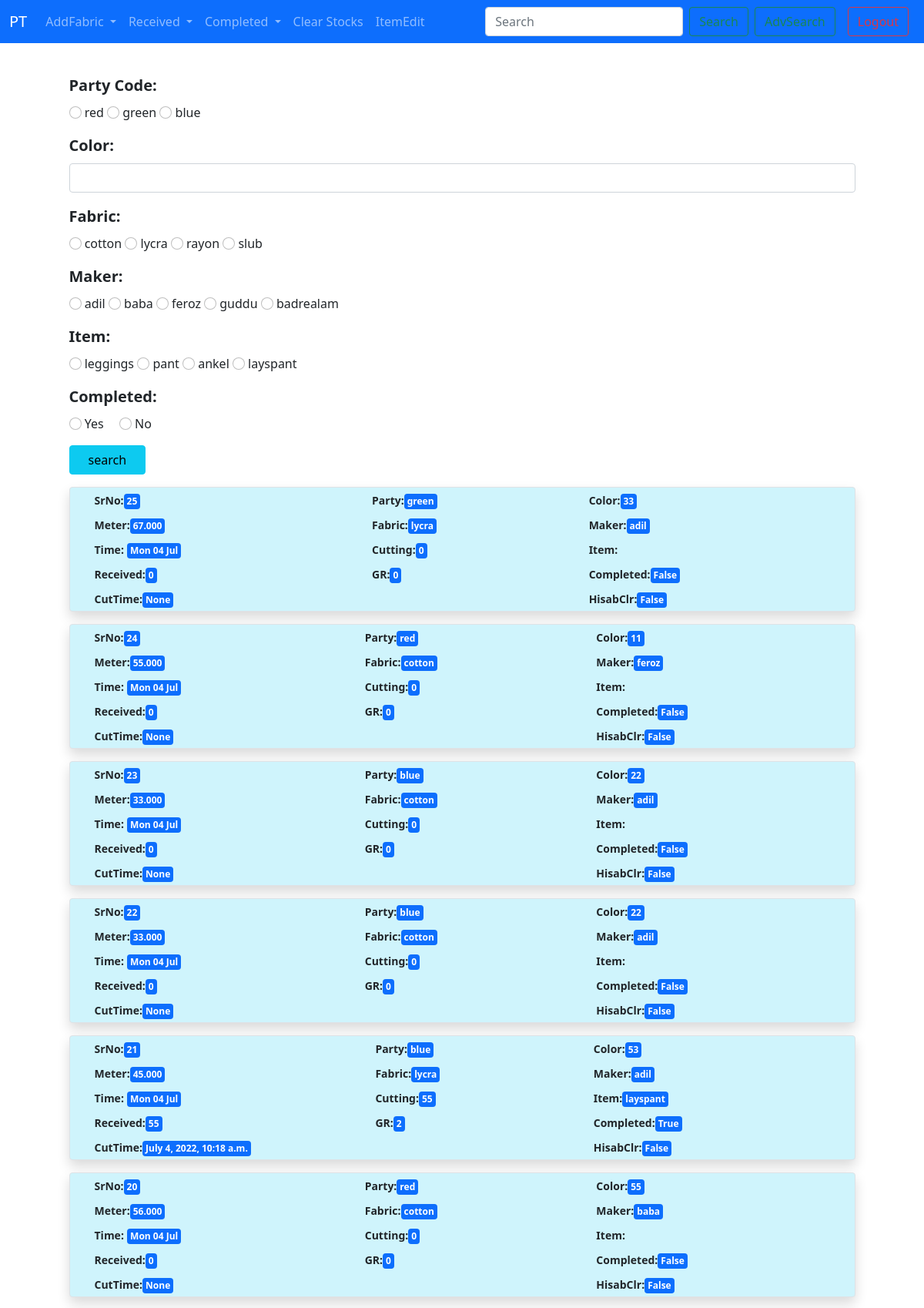
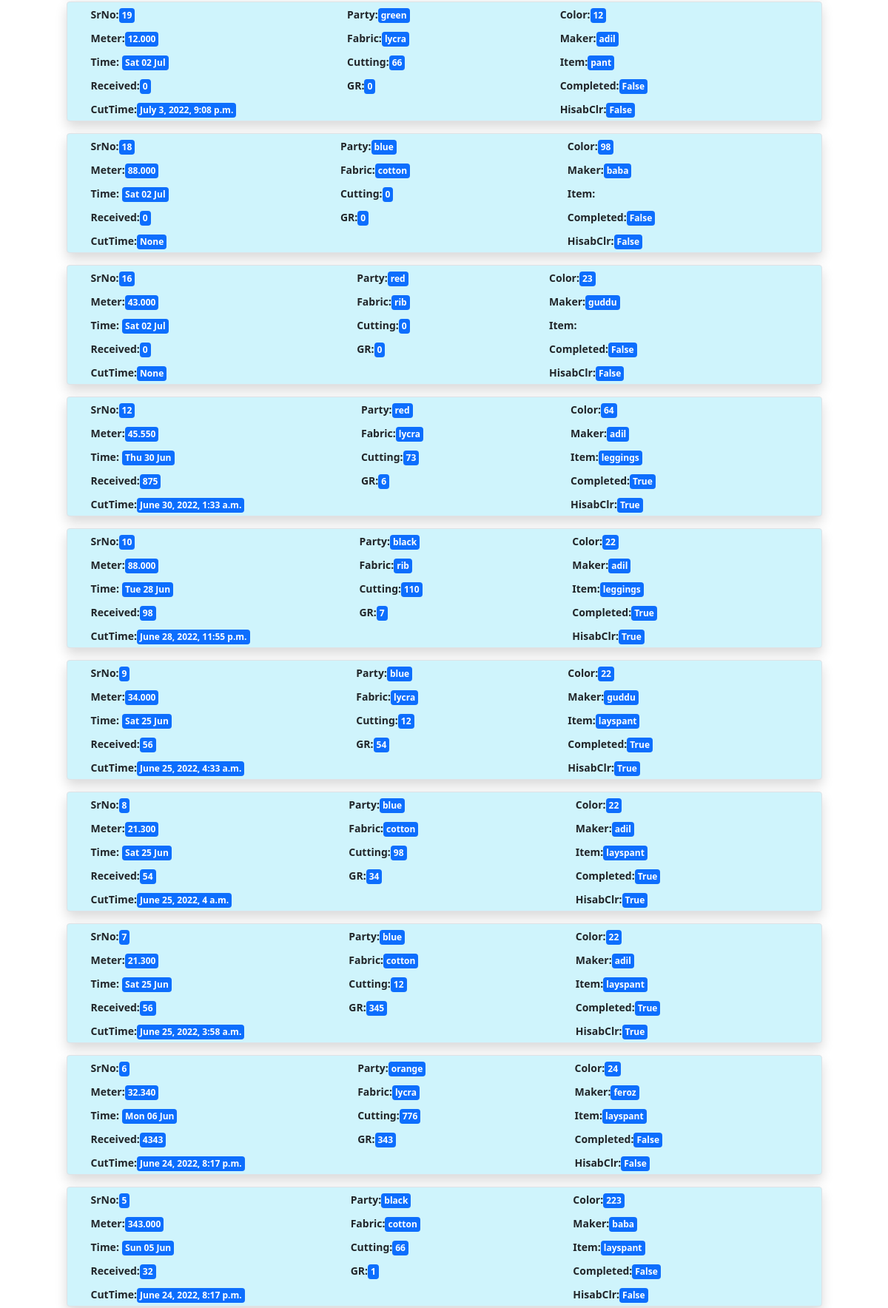
Screenshot of /advsearch/ (signed in, upper part) with the database file from the repository (2 pictures, top to bottom).
### stocks/models.py (models this page shows, shortened)
class Partycodes(models.Model):
    partycode = models.CharField(max_length=20)

class Fabnames(models.Model):
    fabname = models.CharField(max_length=20)

class Makers(models.Model):
    maker = models.CharField(max_length=20)

class Items(models.Model):
    maker = models.ManyToManyField(Makers)
    item = models.CharField(max_length=20)
    rate = models.DecimalField(max_digits=6,decimal_places=2)

class Fabrics(models.Model):
    partycode = models.CharField(max_length=10,)
    color = models.PositiveIntegerField()
    meter = models.DecimalField(max_digits=6, decimal_places=3)
    fabric = models.CharField(max_length=20)
    maker = models.CharField(max_length=15)
    time = models.DateTimeField(default=datetime.now())
    cutting = models.PositiveIntegerField(default=0)
    item = models.CharField(max_length=20,blank=True)
    cut_time = models.DateTimeField(null=True)
    rec_pcs = models.PositiveIntegerField(default=0)
    gr_pcs = models.PositiveIntegerField(default=0)
    completed = models.BooleanField(default=False)
    hsb_clr = models.BooleanField(default=False)

### stocks/views.py (the view)
# urls.py: path('advsearch/', views.advsearch,name='advsearch'),
@user_passes_test(lambda u: u.is_superuser)
def advsearch(request):
    if request.method == 'POST':
        partycode = request.POST.get('partycode')
        color = request.POST['color']
        fabric = request.POST.get('fabname')
        maker = request.POST.get('maker')
        item = request.POST.get('item')
        completed = request.POST.get('completed')
        if partycode != None:
            fabspartycode = Fabrics.objects.filter(partycode=partycode)
        else:
            fabspartycode = Fabrics.objects.all()
        if color != "":
            fabscolor = Fabrics.objects.filter(color__icontains=color)
        else:
            fabscolor = Fabrics.objects.all()
        if fabric != None:
            fabsfabric = Fabrics.objects.filter(fabric=fabric)
        else:
            fabsfabric = Fabrics.objects.all()
        if maker != None:
            fabsmaker = Fabrics.objects.filter(maker=maker)
        else:
            fabsmaker = Fabrics.objects.all()
        if item != None:
            print(item)
            fabsitem = Fabrics.objects.filter(item=item)
            print(fabsitem)
        else:
            fabsitem = Fabrics.objects.all()
        if completed != None:
            fabscompleted = Fabrics.objects.filter(completed=completed)
        else:
            fabscompleted = Fabrics.objects.all()
        fabs = fabscolor.intersection(fabspartycode,fabsfabric,fabsmaker,fabsitem,fabscompleted)
    else:
        fabs=Fabrics.objects.all()
    makers=Makers.objects.all()
    items=Items.objects.all()
    partycodes=Partycodes.objects.all()
    fabnames=Fabnames.objects.all()
    return render(request,'advsearch.html',{'fabs':fabs,'makers':makers,'items':items,'partycodes':partycodes,'fabnames':fabnames})

### templates/advsearch.html (shortened to what this page needs)
{% extends 'base.html' %}
{% load crispy_forms_filters %}
{% block body %}
<div class="container">
  <div class="row justify-content-center">
    <div class="col-sm-11 form-group">
      <form action="/advsearch/" method='POST' class='mt-4'>
          <label class="form-label fw-bold fs-5">Party Code:</label>
          <div class='justify-content-around'>
            {% for m in partycodes %}
            <input class="form-check-input" value="{{m.partycode}}" type="radio" name="partycode" id="{{m.partycode}}">
            <label class="form-check-label" for="{{m.partycode}}">{{m.partycode}}</label>
            {% endfor %}
        </div>
        <div class="mb-3">
            <label class="form-label fw-bold fs-5 mt-3" for="color1">Color:</label>
            <input type="number" class="form-control" id="color1" name='color'>
        </div>
        <label class="form-label fw-bold fs-5">Fabric:</label>
        <div>
          {% for m in fabnames %}
          <input class="form-check-input" value="{{m.fabname}}" type="radio" name="fabname" id="{{m.fabname}}">
          <label class="form-check-label" for="{{m.fabname}}">{{m.fabname}}</label>
          {% endfor %}
        </div>
        <label class="form-label fw-bold fs-5 mt-3">Maker:</label>
        <div>
          {% for m in makers %}
          <input class="form-check-input" value="{{m.maker}}" type="radio" name="maker" id="{{m.maker}}">
          <label class="form-check-label" for="{{m.maker}}">{{m.maker}}</label>
          {% endfor %}
        </div>
        <label class="form-label fw-bold fs-5 mt-3">Item:</label>
        <div>
          {% for m in items %}
          <input class="form-check-input" value="{{m.item}}" type="radio" name="item" id="{{m.item}}">
          <label class="form-check-label" for="{{m.item}}">{{m.item}}</label>
          {% endfor %}
        </div>
        <label class="form-label fw-bold fs-5 mt-3">Completed:</label>
        <div>
          <input class="form-check-input" value='True' type="radio" name="completed" id="completed1">
          <label class="form-check-label me-3" for="completed">Yes</label>
          <input class="form-check-input" value='False' type="radio" name="completed" id="completed2">
          <label class="form-check-label" for="completed">No</label>
        </div>
        <input type="submit" class='btn btn-info my-3 px-4' value="search">
      </form>
      <div class='table-responsive-md'>
        {% if request.user_agent.is_mobile %}
        <table class="table table-hover ">
          <thead>
            <tr>
              <th scope="col">Sr No</th>
              <th scope="col">PartyCode</th>
              <th scope="col">Color</th>
              <th scope="col">Meter</th>
              <th scope="col">Fabric</th>
              <th scope="col">Maker</th>
              <th scope="col">Time</th>
              <th scope="col">Cutting</th>
              <th scope="col">Timing</th>
              <th scope="col">Item</th>
              <th scope="col">Received</th>
              <th scope="col">GR</th>
              <th scope="col">Completed</th>
              <th scope="col">HisabClear</th>
            </tr>
          </thead>
          <tbody>
            {% for fab in fabs reversed %}
            <tr>
              <th scope="row">{{fab.id}}</th>
              <td>{{fab.partycode}}</td>
              <td>{{fab.color}}</td>
              <td>{{fab.meter}}</td>
              <td>{{fab.fabric}}</td>
              <td>{{fab.maker}}</td>
              <td>{{fab.time}}</td>
              <td>{{fab.cutting}}</td>
              <td>{{fab.cut_time}}</td>
              <td>{{fab.item}}</td>
              <td>{{fab.rec_pcs}}</td>
              <td>{{fab.gr_pcs}}</td>
              <td>{{fab.completed}}</td>
              <td>{{fab.hsb_clr}}</td>
            </tr>
            {% endfor %}
          </tbody>
        </table>
        {% else %}
        {% for fab in fabs reversed %}
        <div class="col-12 border alert alert-info shadow p-0 fw-bold">
          <table class="table table-borderless ms-md-4 m-0">
            <tbody>
              <tr>
                <td class='py-1'><small>SrNo:</small><button class='badge bg-primary border-0 p-1'>{{fab.id}}</button></td>
                <td class='py-1'><small>Party:</small><button class='badge bg-primary border-0 p-1'>{{fab.partycode}}</button></td>
                <td class='py-1'><small>Color:</small><button class='badge bg-primary border-0 p-1'>{{fab.color}}</button></td>
              </tr>
              <tr>
                <td class='py-1'><small>Meter:</small><button class='badge bg-primary border-0 p-1'>{{fab.meter}}</button></td>
                <td class='py-1'><small>Fabric:</small><button class='badge bg-primary border-0 p-1'>{{fab.fabric}}</button></td>
                <td class='py-1'><small>Maker:</small><button class='badge bg-primary border-0 p-1'>{{fab.maker}}</button></td>
              </tr>
              <tr>
                <td class='py-1'><small>Time:</small> <button class='badge bg-primary border-0 p-1'>{{fab.time|date:"D d M"}}</button></td>
                <td class='py-1'><small>Cutting:</small><button class='badge bg-primary border-0 p-1'>{{fab.cutting}}</button></td>
                <td class='py-1'><small>Item:</small><button class='badge bg-primary border-0 p-1'>{{fab.item}}</button></td>
              </tr>
              <tr>
                <td class='py-1'><small>Received:</small><button class='badge bg-primary border-0 p-1'>{{fab.rec_pcs}}</button></td>
                <td class='py-1'><small>GR:</small><button class='badge bg-primary border-0 p-1'>{{fab.gr_pcs}}</button></td>
                <td class='py-1'><small>Completed:</small><button class='badge bg-primary border-0 p-1'>{{fab.completed}}</button></td>
              </tr>
              <tr>
                <td colspan='2' class='py-1'><small>CutTime:</small><button class='badge bg-primary border-0 p-1'> {{fab.cut_time}}</button></td>
                <td class='py-1'><small>HisabClr:</small><button class='badge bg-primary border-0 p-1'>{{fab.hsb_clr}}</button></td>
              </tr>
            </tbody>
          </table>
        </div>
        {% endfor %}
        {% endif %}
      </div>
    </div>
  </div>
</div>
{% endblock body %}

### rows the page displays
Partycodes: partycode "red"
Partycodes: partycode "green"
Partycodes: partycode "blue"
Fabnames: fabname "cotton"
Fabnames: fabname "lycra"
Fabnames: fabname "rayon"
Fabnames: fabname "slub"
Makers: maker "adil"
Makers: maker "baba"
Makers: maker "feroz"
Makers: maker "guddu"
Makers: maker "badrealam"
Items: item "leggings"
Items: item "pant"
Items: item "ankel"
Items: item "layspant"
Fabrics: id "25", partycode "green", color "33", meter "67.000", fabric "lycra", maker "adil", time "Mon 04 Jul", cutting "0", rec_pcs "0", gr_pcs "0", completed "False", cut_time "None", hsb_clr "False"
Fabrics: id "24", partycode "red", color "11", meter "55.000", fabric "cotton", maker "feroz", time "Mon 04 Jul", cutting "0", rec_pcs "0", gr_pcs "0", completed "False", cut_time "None", hsb_clr "False"
Fabrics: id "23", partycode "blue", color "22", meter "33.000", fabric "cotton", maker "adil", time "Mon 04 Jul", cutting "0", rec_pcs "0", gr_pcs "0", completed "False", cut_time "None", hsb_clr "False"
Fabrics: id "22", partycode "blue", color "22", meter "33.000", fabric "cotton", maker "adil", time "Mon 04 Jul", cutting "0", rec_pcs "0", gr_pcs "0", completed "False", cut_time "None", hsb_clr "False"
Fabrics: id "21", partycode "blue", color "53", meter "45.000", fabric "lycra", maker "adil", time "Mon 04 Jul", cutting "55", item "layspant", rec_pcs "55", gr_pcs "2", completed "True", cut_time "July 4, 2022, 10:18 a.m.", hsb_clr "False"
Fabrics: id "20", partycode "red", color "55", meter "56.000", fabric "cotton", maker "baba", time "Mon 04 Jul", cutting "0", rec_pcs "0", gr_pcs "0", completed "False", cut_time "None", hsb_clr "False"
Fabrics: id "19", partycode "green", color "12", meter "12.000", fabric "lycra", maker "adil", time "Sat 02 Jul", cutting "66", item "pant", rec_pcs "0", gr_pcs "0", completed "False", cut_time "July 3, 2022, 9:08 p.m.", hsb_clr "False"
Fabrics: id "18", partycode "blue", color "98", meter "88.000", fabric "cotton", maker "baba", time "Sat 02 Jul", cutting "0", rec_pcs "0", gr_pcs "0", completed "False", cut_time "None", hsb_clr "False"
Fabrics: id "16", partycode "red", color "23", meter "43.000", fabric "rib", maker "guddu", time "Sat 02 Jul", cutting "0", rec_pcs "0", gr_pcs "0", completed "False", cut_time "None", hsb_clr "False"
Fabrics: id "12", partycode "red", color "64", meter "45.550", fabric "lycra", maker "adil", time "Thu 30 Jun", cutting "73", item "leggings", rec_pcs "875", gr_pcs "6", completed "True", cut_time "June 30, 2022, 1:33 a.m.", hsb_clr "True"
Fabrics: id "10", partycode "black", color "22", meter "88.000", fabric "rib", maker "adil", time "Tue 28 Jun", cutting "110", item "leggings", rec_pcs "98", gr_pcs "7", completed "True", cut_time "June 28, 2022, 11:55 p.m.", hsb_clr "True"
Fabrics: id "9", partycode "blue", color "22", meter "34.000", fabric "lycra", maker "guddu", time "Sat 25 Jun", cutting "12", item "layspant", rec_pcs "56", gr_pcs "54", completed "True", cut_time "June 25, 2022, 4:33 a.m.", hsb_clr "True"
Fabrics: id "8", partycode "blue", color "22", meter "21.300", fabric "cotton", maker "adil", time "Sat 25 Jun", cutting "98", item "layspant", rec_pcs "54", gr_pcs "34", completed "True", cut_time "June 25, 2022, 4 a.m.", hsb_clr "True"
Fabrics: id "7", partycode "blue", color "22", meter "21.300", fabric "cotton", maker "adil", time "Sat 25 Jun", cutting "12", item "layspant", rec_pcs "56", gr_pcs "345", completed "True", cut_time "June 25, 2022, 3:58 a.m.", hsb_clr "True"
Fabrics: id "6", partycode "orange", color "24", meter "32.340", fabric "lycra", maker "feroz", time "Mon 06 Jun", cutting "776", item "layspant", rec_pcs "4343", gr_pcs "343", completed "False", cut_time "June 24, 2022, 8:17 p.m.", hsb_clr "False"
Fabrics: id "5", partycode "black", color "223", meter "343.000", fabric "cotton", maker "baba", time "Sun 05 Jun", cutting "66", item "layspant", rec_pcs "32", gr_pcs "1", completed "False", cut_time "June 24, 2022, 8:17 p.m.", hsb_clr "False"
